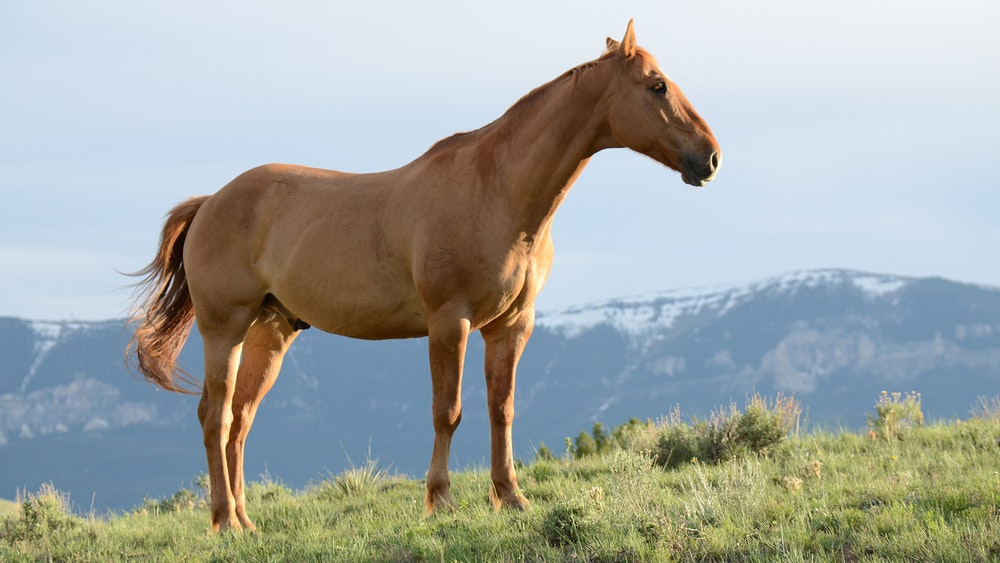
#> input picture ISYE-8803-OAN/hw2/horse1-2.jpg, 1000 x 563 px
$ jupyter execute q2h-j.ipynb   (older library calls are emulated)
#> lines starting #> are read from the running program, lines starting #| are printed output that depends on the picture; after the words box and inside, x2 and y2 are one past the last pixel; in counts of white or black regions, pixels touching at a corner belong together
[cell 1]
import pandas as pd
import matplotlib as plt
import numpy as np
import scipy.misc as spm
import scipy.ndimage as ndi
import numpy as np
import matplotlib.pyplot as plt
from scipy.interpolate import BSpline
from scipy.spatial.distance import cdist
from sklearn import cluster
from skimage import color,io
from skimage.filters import threshold_otsu,threshold_multiotsu,prewitt,sobel
from skimage.data import camera
from skimage.util import compare_images
np.random.seed(0)

[cell 2]
type(io.imread('./horse1-2.jpg'))

[cell 3]
image = color.rgb2gray(io.imread('./horse1-2.jpg'))
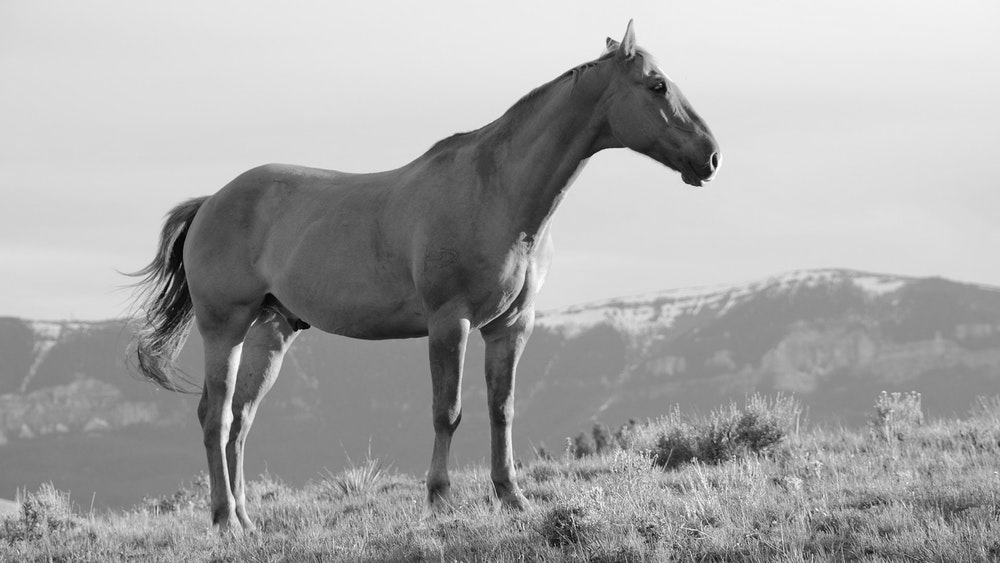
#> image: shape (563, 1000) float64; min 0.00225, max 0.999, mean 0.652
thresh = threshold_otsu(image)
#> thresh = 0.654
binary = image > thresh
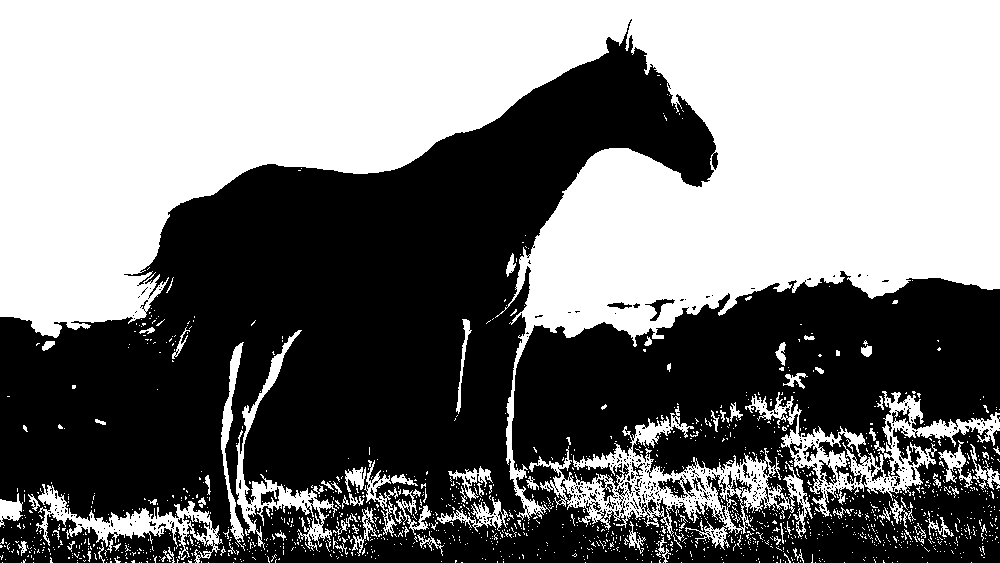
#> binary: shape (563, 1000) bool; 48.8% white; 1558 white regions (1464 under 20 px), largest, box (x1, y1, x2, y2) and area: (0, 0, 1000, 521) 236610, (529, 406, 813, 550) 9995, (745, 391, 1000, 517) 7019

fig, axes = plt.subplots(ncols=3, figsize=(8, 3))
ax = axes.ravel()
ax[0] = plt.subplot(1, 3, 1)
ax[1] = plt.subplot(1, 3, 2)
ax[2] = plt.subplot(1, 3, 3, sharex=ax[0], sharey=ax[0])

ax[0].imshow(image, cmap=plt.cm.gray)
ax[0].set_title('Original Grayscale')
ax[0].axis('off')

ax[1].hist(image.ravel(), bins=256)
ax[1].set_title('Histogram')
ax[1].axvline(thresh, color='r')

ax[2].imshow(binary, cmap=plt.cm.gray)
ax[2].set_title('Thresholded')
ax[2].axis('off')

plt.show()
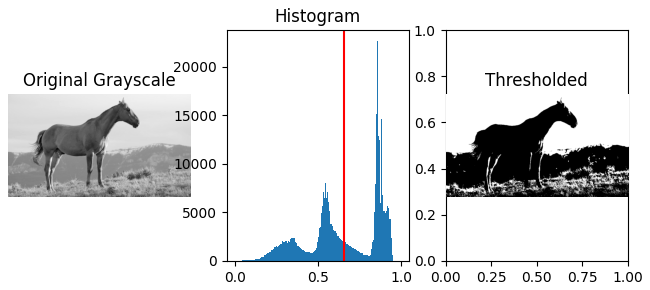
#> figure drawn by matplotlib, 3 panels; panel 2: tallest bar 22664 high, from x = 0.855 to 0.858

[cell 4]
# Applying multi-Otsu threshold for the default value, generating
# three classes.
for level in [3,4,5]:
    thresholds = threshold_multiotsu(image,classes=level)

    # Using the threshold values, we generate the three regions.
    regions = np.digitize(image, bins=thresholds)

    fig, ax = plt.subplots(nrows=1, ncols=3, figsize=(12, 4),dpi=80)
    fig = plt.figure(1, figsize=(14,12),dpi=80)
    # Plotting the original image
    ax[0].imshow(image, cmap='gray')
    ax[0].set_title('Original')
    ax[0].axis('off')

    # Plotting the histogram and the thresholds plotted on the histogram for multi-otsu
    ax[1].hist(image.ravel(), bins=255)
    ax[1].set_title('Histogram')
    for thresh in thresholds:
        ax[1].axvline(thresh, color='r')

    # Plotting the mutli-threshold result.
    ax[2].imshow(regions, cmap='jet')
    ax[2].set_title(f'Multi-Otsu Result Level={level}')
    ax[2].axis('off')

    plt.subplots_adjust()

    plt.show()
#> this loop made 3 passes
#> thresholds on passes 1 to 3: [0.436, 0.72], [0.417, 0.604, 0.771], [0.296, 0.452, 0.611, 0.775]
#> pass 1, `regions = np.digitize(image, bins=thresholds)`:
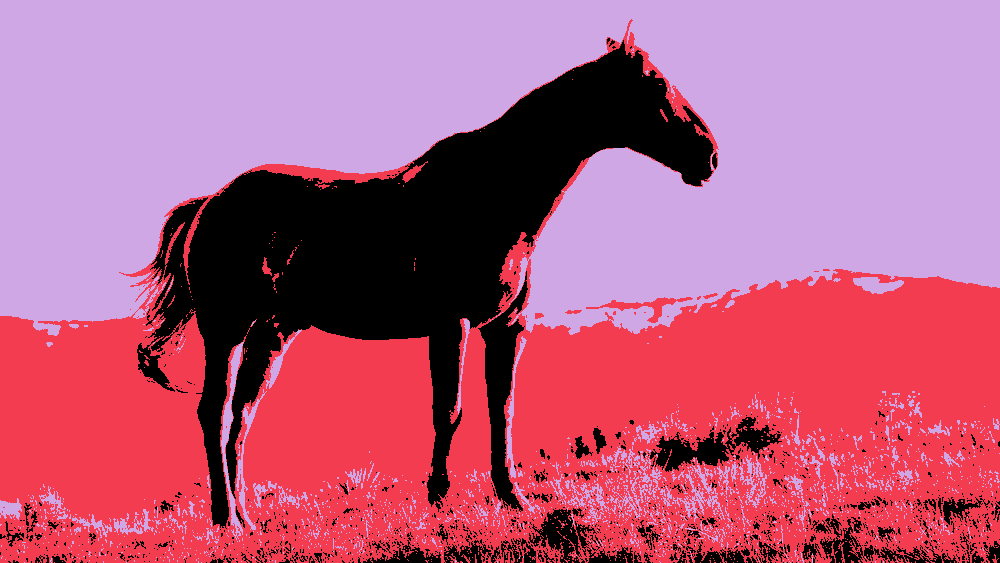
#> regions: shape (563, 1000) int64; 3 distinct labels, from 0 to 2; one colour per label, 0 black
#> pass 1, `plt.show()`:
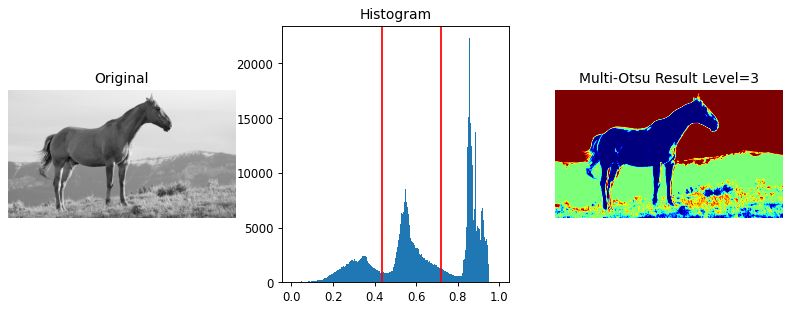
#> figure drawn by matplotlib, 3 panels; panel 2: tallest bar 22337 high, from x = 0.854 to 0.858
#> pass 2, `regions = np.digitize(image, bins=thresholds)`:
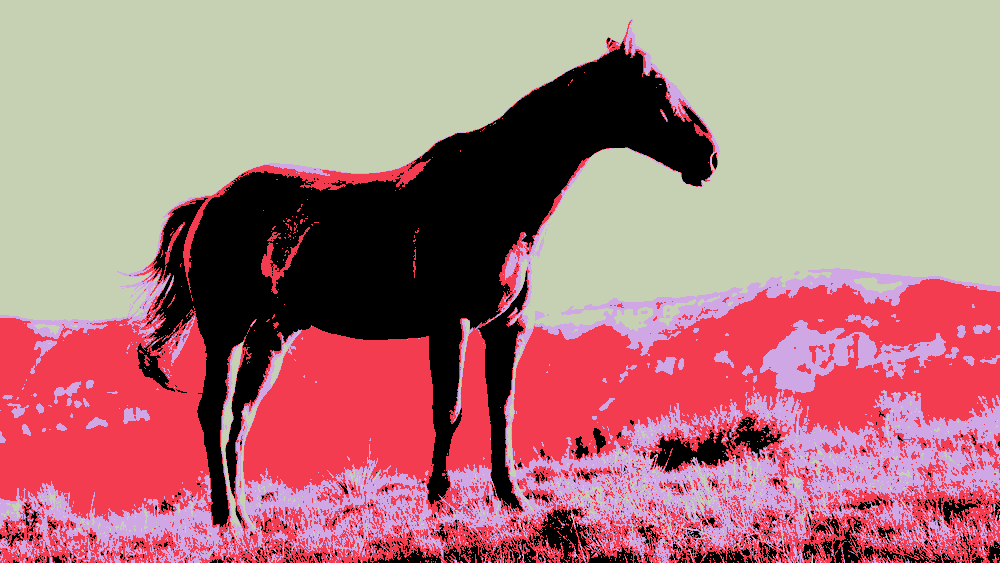
#> regions: shape (563, 1000) int64; 4 distinct labels, from 0 to 3; one colour per label, 0 black
#> pass 3, `regions = np.digitize(image, bins=thresholds)`:
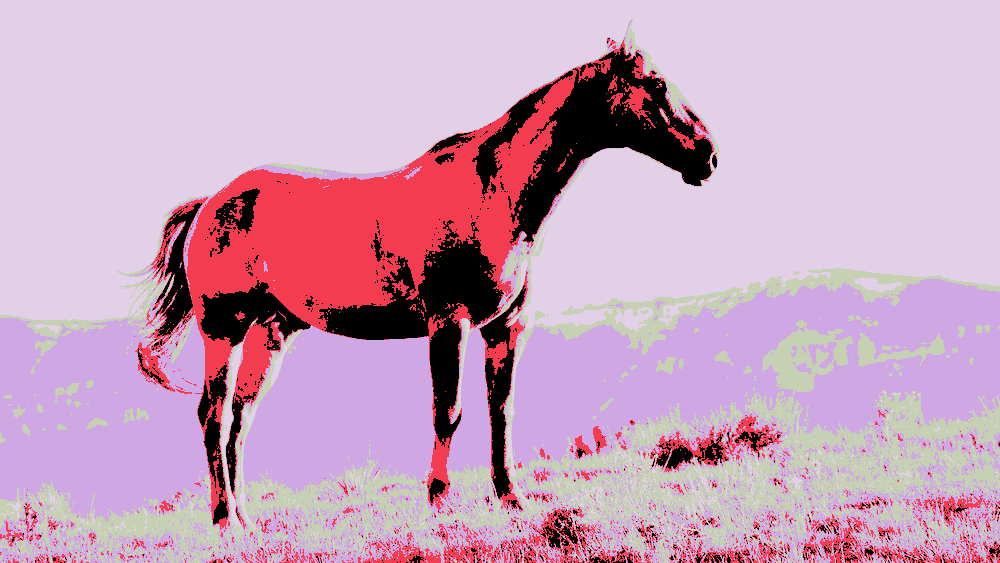
#> regions: shape (563, 1000) int64; 5 distinct labels, from 0 to 4; one colour per label, 0 black

[cell 5]
def kmeans_clustering(array, n_clusters):
    # Reshape the input array
    X = array.reshape((-1, 1))
    # Define the k-means clustering problem and specify the k or num of clusters
    k_m = cluster.KMeans(n_clusters=n_clusters, n_init=4)
    # Solve the k-means clustering problem
    k_m.fit(X)
    # Get the coordinates of the clusters centers
    values = k_m.cluster_centers_.squeeze()
    # Get the label of each point
    labels = k_m.labels_
    return(values, labels)

for level in [2,3,4,5]:
    # Group similar k clusters
    values, labels = kmeans_clustering(image, n_clusters = level)
    # Create the segmented array from labels and values
    img_segmented = np.choose(labels, values)
    # Reshape the array as the original image
    img_segmented.shape = image.shape
    # Get the values of min and max intensity in the original image
    vmin = image.min()
    vmax = image.max()
    fig = plt.figure(1, figsize=(14,12),dpi=80)
    # Plot the original image
    ax1 = fig.add_subplot(1,2,1)
    ax1.imshow(image,cmap=plt.cm.gray, vmin=vmin, vmax=vmax)
    ax1.set_title('Original image')
    # Plot the simplified color image
    ax2 = fig.add_subplot(1,2,2)
    ax2.imshow(img_segmented, cmap='jet', vmin=vmin, vmax=vmax)
    ax2.set_title(f'K-Means Clustering Image k={level}')
    # Get rid of the tick labels
    ax1.set_xticklabels([])
    ax1.set_yticklabels([])
    ax2.set_xticklabels([])
    ax2.set_yticklabels([])
    plt.show()
#> this loop made 4 passes
#> values on passes 1 to 4: [0.465, 0.853], [0.574, 0.869, 0.305], [0.876, 0.54, 0.299, 0.675], [0.548, 0.876, 0.236, 0.68, 0.365]
#> pass 1, `plt.show()`:
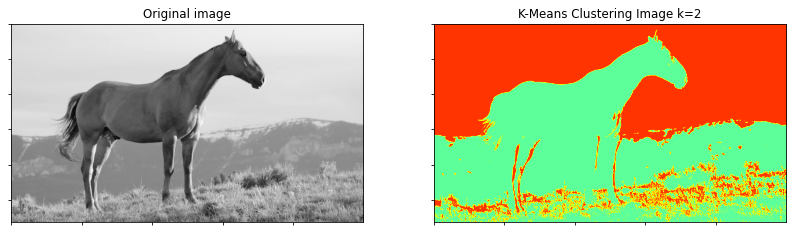
#> figure drawn by matplotlib, 2 panels
#> pass 2, `plt.show()`:
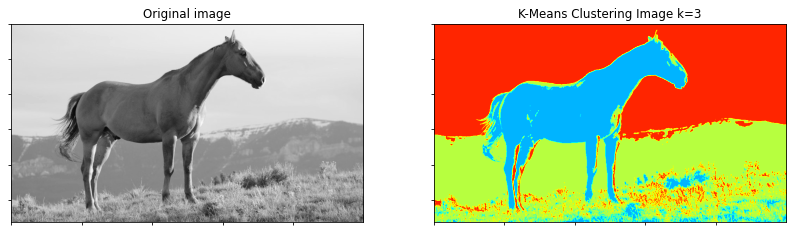
#> figure drawn by matplotlib, 2 panels

[cell 6]
# %% EDGE DETECTION
# * Sobel & Prewitt operators

edge_prewitt = prewitt(image)
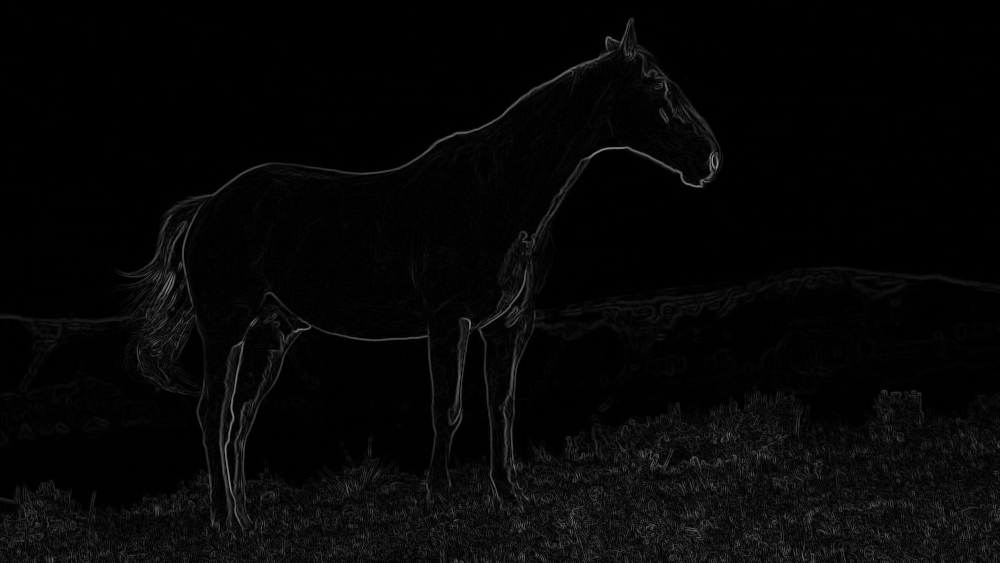
#> edge_prewitt: shape (563, 1000) float64; min 0, max 0.583, mean 0.0246
edge_sobel = sobel(image)

fig, axes = plt.subplots(ncols=2, sharex=True, sharey=True,
                         figsize=(14, 12))

axes[0].imshow(edge_prewitt, cmap=plt.cm.gray)
axes[0].set_title('Prewitt Edge Detection')

axes[1].imshow(edge_sobel, cmap=plt.cm.gray)
axes[1].set_title('Sobel Edge Detection')

for ax in axes:
    ax.axis('off')
#> this loop made 2 passes

plt.tight_layout()
plt.show()

$ run again, with ISYE-8803-OAN/hw2/q3_theta.png saved as ISYE-8803-OAN/hw2/horse1-2.jpg
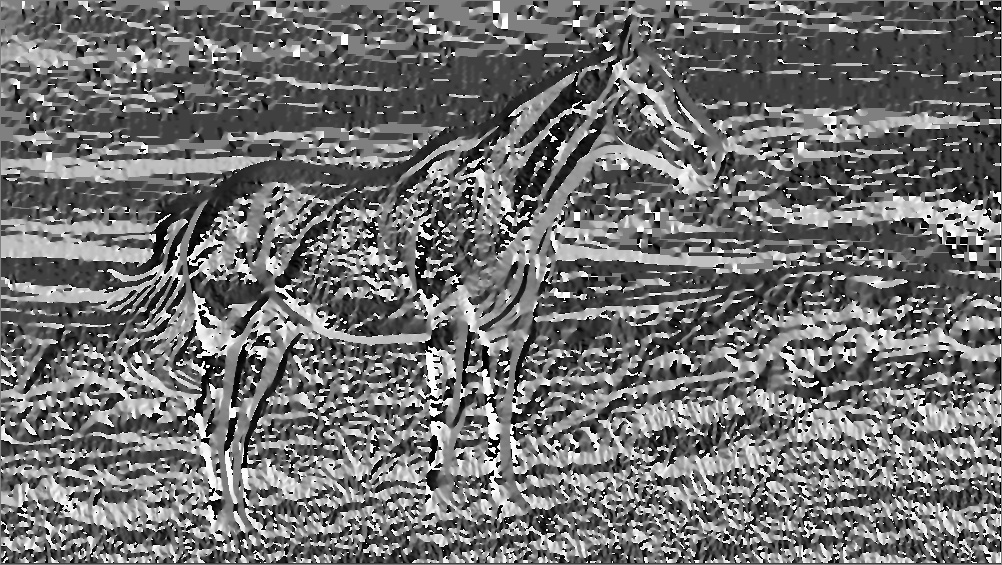
#> input picture ISYE-8803-OAN/hw2/q3_theta.png, 1002 x 565 px
#> thresh = 0.475
#> `binary = image > thresh`:
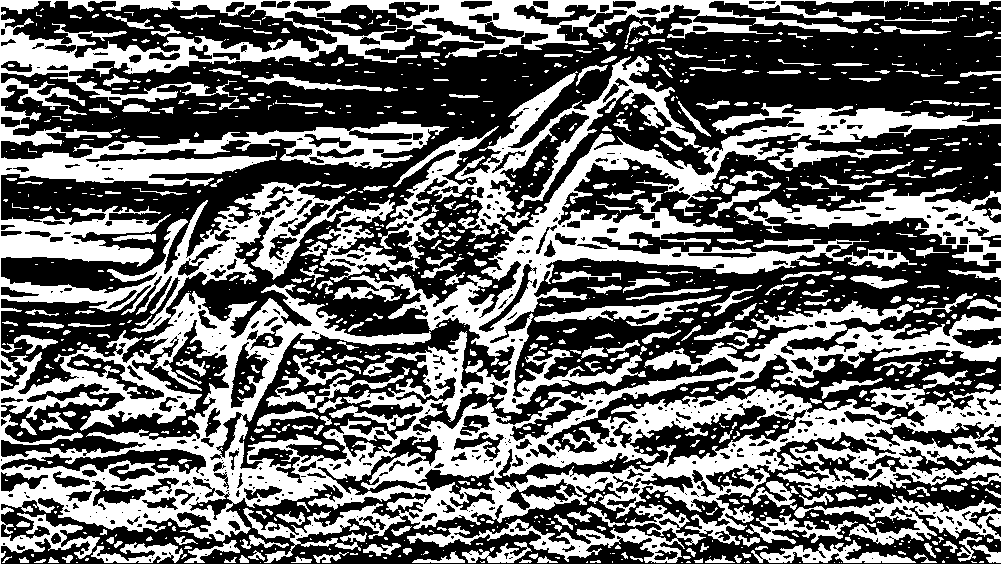
#> binary: shape (565, 1002) bool; 42% white; 1025 white regions (669 under 20 px), largest, box (x1, y1, x2, y2) and area: (0, 0, 1002, 565) 194848, (407, 504, 706, 563) 3910, (266, 355, 410, 409) 1687
#> the loop `for level in [3,4,5]:` made 3 passes
#> thresholds on passes 1 to 3: [0.346, 0.658], [0.186, 0.4, 0.678], [0.182, 0.377, 0.6, 0.814]
#> the loop `for level in [2,3,4,5]:` made 4 passes
#> values on passes 1 to 4: [0.239, 0.711], [0.824, 0.201, 0.493], [0.834, 0.276, 0.529, 0.0971], [0.719, 0.0946, 0.49, 0.268, 0.917]
#> `edge_prewitt = prewitt(image)`:
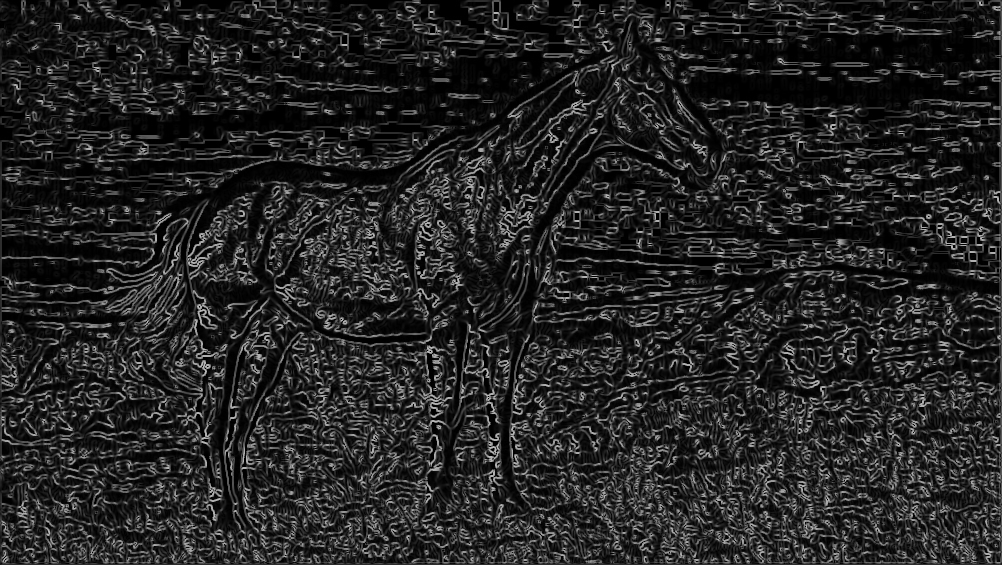
#> edge_prewitt: shape (565, 1002) float64; min 0, max 0.744, mean 0.144
#> the loop `for ax in axes:` made 2 passes
